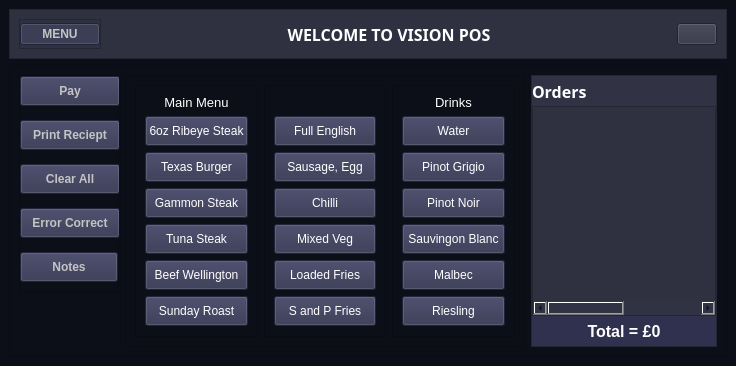
<?xml version="1.0" encoding="UTF-8"?>
<ui version="4.0">
 <class>MainWindow</class>
 <widget class="QMainWindow" name="MainWindow">
  <property name="geometry">
   <rect>
    <x>0</x>
    <y>0</y>
    <width>736</width>
    <height>366</height>
   </rect>
  </property>
  <property name="windowTitle">
   <string>MainWindow</string>
  </property>
  <property name="styleSheet">
   <string notr="true">background-color: rgb(12, 15, 24);</string>
  </property>
  <widget class="QWidget" name="centralwidget">
   <layout class="QVBoxLayout" name="verticalLayout">
    <item>
     <widget class="QFrame" name="Header">
      <property name="minimumSize">
       <size>
        <width>0</width>
        <height>50</height>
       </size>
      </property>
      <property name="maximumSize">
       <size>
        <width>16777215</width>
        <height>50</height>
       </size>
      </property>
      <property name="styleSheet">
       <string notr="true">background-color: rgb(47, 49, 65);
color: rgb(255, 255, 255);</string>
      </property>
      <property name="frameShape">
       <enum>QFrame::StyledPanel</enum>
      </property>
      <property name="frameShadow">
       <enum>QFrame::Raised</enum>
      </property>
      <layout class="QHBoxLayout" name="horizontalLayout_2">
       <item>
        <widget class="QFrame" name="frame">
         <property name="minimumSize">
          <size>
           <width>0</width>
           <height>30</height>
          </size>
         </property>
         <property name="maximumSize">
          <size>
           <width>16777215</width>
           <height>30</height>
          </size>
         </property>
         <property name="frameShape">
          <enum>QFrame::StyledPanel</enum>
         </property>
         <property name="frameShadow">
          <enum>QFrame::Raised</enum>
         </property>
         <layout class="QHBoxLayout" name="horizontalLayout_4">
          <property name="spacing">
           <number>0</number>
          </property>
          <property name="leftMargin">
           <number>0</number>
          </property>
          <property name="topMargin">
           <number>0</number>
          </property>
          <property name="rightMargin">
           <number>0</number>
          </property>
          <property name="bottomMargin">
           <number>0</number>
          </property>
          <item>
           <widget class="QPushButton" name="pushButton">
            <property name="font">
             <font>
              <weight>75</weight>
              <bold>true</bold>
             </font>
            </property>
            <property name="cursor">
             <cursorShape>PointingHandCursor</cursorShape>
            </property>
            <property name="styleSheet">
             <string notr="true">background-color: rgb(47, 49, 78);
color: rgb(196, 196, 196);</string>
            </property>
            <property name="text">
             <string>MENU</string>
            </property>
            <property name="icon">
             <iconset resource="newericons.qrc">
              <normaloff>:/newPrefix/feather/menu (2).svg</normaloff>:/newPrefix/feather/menu (2).svg</iconset>
            </property>
            <property name="iconSize">
             <size>
              <width>18</width>
              <height>18</height>
             </size>
            </property>
            <property name="checkable">
             <bool>true</bool>
            </property>
            <property name="checked">
             <bool>true</bool>
            </property>
           </widget>
          </item>
         </layout>
        </widget>
       </item>
       <item>
        <widget class="QLabel" name="label">
         <property name="sizePolicy">
          <sizepolicy hsizetype="Expanding" vsizetype="Expanding">
           <horstretch>0</horstretch>
           <verstretch>0</verstretch>
          </sizepolicy>
         </property>
         <property name="font">
          <font>
           <family>Dubai</family>
           <pointsize>12</pointsize>
           <weight>75</weight>
           <bold>true</bold>
          </font>
         </property>
         <property name="styleSheet">
          <string notr="true">color: rgb(255, 255, 255);</string>
         </property>
         <property name="text">
          <string>WELCOME TO VISION POS</string>
         </property>
         <property name="alignment">
          <set>Qt::AlignCenter</set>
         </property>
        </widget>
       </item>
       <item>
        <widget class="QPushButton" name="backButton">
         <property name="cursor">
          <cursorShape>PointingHandCursor</cursorShape>
         </property>
         <property name="text">
          <string/>
         </property>
         <property name="icon">
          <iconset resource="newericons.qrc">
           <normaloff>:/newPrefix/feather/external-link (2).svg</normaloff>:/newPrefix/feather/external-link (2).svg</iconset>
         </property>
         <property name="iconSize">
          <size>
           <width>20</width>
           <height>20</height>
          </size>
         </property>
        </widget>
       </item>
      </layout>
     </widget>
    </item>
    <item>
     <widget class="QFrame" name="Bigframe">
      <property name="sizePolicy">
       <sizepolicy hsizetype="Preferred" vsizetype="Expanding">
        <horstretch>0</horstretch>
        <verstretch>0</verstretch>
       </sizepolicy>
      </property>
      <property name="frameShape">
       <enum>QFrame::StyledPanel</enum>
      </property>
      <property name="frameShadow">
       <enum>QFrame::Raised</enum>
      </property>
      <layout class="QHBoxLayout" name="horizontalLayout">
       <item alignment="Qt::AlignLeft|Qt::AlignTop">
        <widget class="QFrame" name="frame_3">
         <property name="sizePolicy">
          <sizepolicy hsizetype="Fixed" vsizetype="Expanding">
           <horstretch>0</horstretch>
           <verstretch>0</verstretch>
          </sizepolicy>
         </property>
         <property name="minimumSize">
          <size>
           <width>100</width>
           <height>30</height>
          </size>
         </property>
         <property name="maximumSize">
          <size>
           <width>15551522</width>
           <height>15551522</height>
          </size>
         </property>
         <property name="styleSheet">
          <string notr="true"/>
         </property>
         <property name="frameShape">
          <enum>QFrame::StyledPanel</enum>
         </property>
         <property name="frameShadow">
          <enum>QFrame::Raised</enum>
         </property>
         <layout class="QVBoxLayout" name="verticalLayout_2">
          <property name="spacing">
           <number>14</number>
          </property>
          <property name="leftMargin">
           <number>0</number>
          </property>
          <property name="topMargin">
           <number>0</number>
          </property>
          <property name="rightMargin">
           <number>0</number>
          </property>
          <item>
           <widget class="QPushButton" name="payButton">
            <property name="minimumSize">
             <size>
              <width>100</width>
              <height>30</height>
             </size>
            </property>
            <property name="font">
             <font>
              <weight>75</weight>
              <bold>true</bold>
             </font>
            </property>
            <property name="cursor">
             <cursorShape>PointingHandCursor</cursorShape>
            </property>
            <property name="styleSheet">
             <string notr="true">background-color: rgb(47, 49, 78);
color: rgb(196, 196, 196);</string>
            </property>
            <property name="text">
             <string>Pay</string>
            </property>
            <property name="icon">
             <iconset resource="newericons.qrc">
              <normaloff>:/newPrefix/feather/dollar-sign (2).svg</normaloff>:/newPrefix/feather/dollar-sign (2).svg</iconset>
            </property>
            <property name="default">
             <bool>false</bool>
            </property>
            <property name="flat">
             <bool>false</bool>
            </property>
           </widget>
          </item>
          <item alignment="Qt::AlignTop">
           <widget class="QPushButton" name="printButton">
            <property name="minimumSize">
             <size>
              <width>100</width>
              <height>30</height>
             </size>
            </property>
            <property name="font">
             <font>
              <weight>75</weight>
              <bold>true</bold>
             </font>
            </property>
            <property name="cursor">
             <cursorShape>PointingHandCursor</cursorShape>
            </property>
            <property name="styleSheet">
             <string notr="true">background-color: rgb(47, 49, 78);
color: rgb(196, 196, 196);</string>
            </property>
            <property name="text">
             <string>Print Reciept</string>
            </property>
            <property name="icon">
             <iconset resource="newericons.qrc">
              <normaloff>:/newPrefix/feather/printer (2).svg</normaloff>:/newPrefix/feather/printer (2).svg</iconset>
            </property>
            <property name="autoDefault">
             <bool>true</bool>
            </property>
           </widget>
          </item>
          <item>
           <widget class="QPushButton" name="clearButton">
            <property name="minimumSize">
             <size>
              <width>100</width>
              <height>30</height>
             </size>
            </property>
            <property name="font">
             <font>
              <weight>75</weight>
              <bold>true</bold>
             </font>
            </property>
            <property name="cursor">
             <cursorShape>PointingHandCursor</cursorShape>
            </property>
            <property name="styleSheet">
             <string notr="true">background-color: rgb(47, 49, 78);
color: rgb(196, 196, 196);</string>
            </property>
            <property name="text">
             <string>Clear All</string>
            </property>
            <property name="icon">
             <iconset resource="newericons.qrc">
              <normaloff>:/newPrefix/feather/alert-triangle (2).svg</normaloff>:/newPrefix/feather/alert-triangle (2).svg</iconset>
            </property>
           </widget>
          </item>
          <item>
           <widget class="QPushButton" name="deleteButton">
            <property name="minimumSize">
             <size>
              <width>100</width>
              <height>30</height>
             </size>
            </property>
            <property name="font">
             <font>
              <weight>75</weight>
              <bold>true</bold>
             </font>
            </property>
            <property name="cursor">
             <cursorShape>PointingHandCursor</cursorShape>
            </property>
            <property name="styleSheet">
             <string notr="true">background-color: rgb(47, 49, 78);
color: rgb(196, 196, 196);</string>
            </property>
            <property name="text">
             <string>Error Correct</string>
            </property>
            <property name="icon">
             <iconset resource="newericons.qrc">
              <normaloff>:/newPrefix/feather/delete (2).svg</normaloff>:/newPrefix/feather/delete (2).svg</iconset>
            </property>
           </widget>
          </item>
          <item>
           <widget class="QPushButton" name="notesButton">
            <property name="sizePolicy">
             <sizepolicy hsizetype="Minimum" vsizetype="Preferred">
              <horstretch>0</horstretch>
              <verstretch>0</verstretch>
             </sizepolicy>
            </property>
            <property name="minimumSize">
             <size>
              <width>0</width>
              <height>30</height>
             </size>
            </property>
            <property name="font">
             <font>
              <weight>75</weight>
              <bold>true</bold>
             </font>
            </property>
            <property name="cursor">
             <cursorShape>PointingHandCursor</cursorShape>
            </property>
            <property name="styleSheet">
             <string notr="true">background-color: rgb(47, 49, 78);
color: rgb(196, 196, 196);</string>
            </property>
            <property name="text">
             <string>Notes</string>
            </property>
            <property name="icon">
             <iconset resource="newericons.qrc">
              <normaloff>:/newPrefix/feather/file-text (2).svg</normaloff>:/newPrefix/feather/file-text (2).svg</iconset>
            </property>
           </widget>
          </item>
         </layout>
        </widget>
       </item>
       <item>
        <widget class="QFrame" name="frame_4">
         <property name="sizePolicy">
          <sizepolicy hsizetype="Fixed" vsizetype="Preferred">
           <horstretch>0</horstretch>
           <verstretch>0</verstretch>
          </sizepolicy>
         </property>
         <property name="minimumSize">
          <size>
           <width>400</width>
           <height>0</height>
          </size>
         </property>
         <property name="maximumSize">
          <size>
           <width>400</width>
           <height>16777215</height>
          </size>
         </property>
         <property name="frameShape">
          <enum>QFrame::StyledPanel</enum>
         </property>
         <property name="frameShadow">
          <enum>QFrame::Raised</enum>
         </property>
         <layout class="QHBoxLayout" name="horizontalLayout_3">
          <item>
           <widget class="QFrame" name="frame_5">
            <property name="styleSheet">
             <string notr="true">color: rgb(255, 255, 255);
</string>
            </property>
            <property name="frameShape">
             <enum>QFrame::StyledPanel</enum>
            </property>
            <property name="frameShadow">
             <enum>QFrame::Raised</enum>
            </property>
            <layout class="QVBoxLayout" name="verticalLayout_5">
             <item>
              <widget class="QLabel" name="label_2">
               <property name="minimumSize">
                <size>
                 <width>0</width>
                 <height>10</height>
                </size>
               </property>
               <property name="maximumSize">
                <size>
                 <width>16777215</width>
                 <height>15</height>
                </size>
               </property>
               <property name="font">
                <font>
                 <pointsize>10</pointsize>
                </font>
               </property>
               <property name="text">
                <string>Main Menu</string>
               </property>
               <property name="alignment">
                <set>Qt::AlignCenter</set>
               </property>
              </widget>
             </item>
             <item>
              <widget class="QPushButton" name="push1">
               <property name="sizePolicy">
                <sizepolicy hsizetype="Minimum" vsizetype="Fixed">
                 <horstretch>0</horstretch>
                 <verstretch>0</verstretch>
                </sizepolicy>
               </property>
               <property name="minimumSize">
                <size>
                 <width>0</width>
                 <height>30</height>
                </size>
               </property>
               <property name="cursor">
                <cursorShape>PointingHandCursor</cursorShape>
               </property>
               <property name="styleSheet">
                <string notr="true">background-color: rgb(47, 49, 78);
</string>
               </property>
               <property name="text">
                <string>6oz Ribeye Steak</string>
               </property>
               <property name="checkable">
                <bool>false</bool>
               </property>
               <property name="checked">
                <bool>false</bool>
               </property>
              </widget>
             </item>
             <item>
              <widget class="QPushButton" name="push2">
               <property name="sizePolicy">
                <sizepolicy hsizetype="Minimum" vsizetype="Fixed">
                 <horstretch>0</horstretch>
                 <verstretch>0</verstretch>
                </sizepolicy>
               </property>
               <property name="minimumSize">
                <size>
                 <width>0</width>
                 <height>30</height>
                </size>
               </property>
               <property name="cursor">
                <cursorShape>PointingHandCursor</cursorShape>
               </property>
               <property name="styleSheet">
                <string notr="true">background-color: rgb(47, 49, 78);
</string>
               </property>
               <property name="text">
                <string>Texas Burger</string>
               </property>
              </widget>
             </item>
             <item>
              <widget class="QPushButton" name="push3">
               <property name="sizePolicy">
                <sizepolicy hsizetype="Minimum" vsizetype="Fixed">
                 <horstretch>0</horstretch>
                 <verstretch>0</verstretch>
                </sizepolicy>
               </property>
               <property name="minimumSize">
                <size>
                 <width>0</width>
                 <height>30</height>
                </size>
               </property>
               <property name="cursor">
                <cursorShape>PointingHandCursor</cursorShape>
               </property>
               <property name="styleSheet">
                <string notr="true">background-color: rgb(47, 49, 78);
</string>
               </property>
               <property name="text">
                <string>Gammon Steak</string>
               </property>
              </widget>
             </item>
             <item>
              <widget class="QPushButton" name="push4">
               <property name="sizePolicy">
                <sizepolicy hsizetype="Minimum" vsizetype="Fixed">
                 <horstretch>0</horstretch>
                 <verstretch>0</verstretch>
                </sizepolicy>
               </property>
               <property name="minimumSize">
                <size>
                 <width>0</width>
                 <height>30</height>
                </size>
               </property>
               <property name="cursor">
                <cursorShape>PointingHandCursor</cursorShape>
               </property>
               <property name="styleSheet">
                <string notr="true">background-color: rgb(47, 49, 78);
</string>
               </property>
               <property name="text">
                <string>Tuna Steak</string>
               </property>
              </widget>
             </item>
             <item>
              <widget class="QPushButton" name="push5">
               <property name="sizePolicy">
                <sizepolicy hsizetype="Minimum" vsizetype="Fixed">
                 <horstretch>0</horstretch>
                 <verstretch>0</verstretch>
                </sizepolicy>
               </property>
               <property name="minimumSize">
                <size>
                 <width>0</width>
                 <height>30</height>
                </size>
               </property>
               <property name="cursor">
                <cursorShape>PointingHandCursor</cursorShape>
               </property>
               <property name="styleSheet">
                <string notr="true">background-color: rgb(47, 49, 78);
</string>
               </property>
               <property name="text">
                <string>Beef Wellington</string>
               </property>
              </widget>
             </item>
             <item>
              <widget class="QPushButton" name="push6">
               <property name="sizePolicy">
                <sizepolicy hsizetype="Minimum" vsizetype="Fixed">
                 <horstretch>0</horstretch>
                 <verstretch>0</verstretch>
                </sizepolicy>
               </property>
               <property name="minimumSize">
                <size>
                 <width>0</width>
                 <height>30</height>
                </size>
               </property>
               <property name="cursor">
                <cursorShape>PointingHandCursor</cursorShape>
               </property>
               <property name="styleSheet">
                <string notr="true">background-color: rgb(47, 49, 78);
</string>
               </property>
               <property name="text">
                <string>Sunday Roast</string>
               </property>
              </widget>
             </item>
            </layout>
           </widget>
          </item>
          <item>
           <widget class="QFrame" name="frame_7">
            <property name="styleSheet">
             <string notr="true">color: rgb(255, 255, 255);</string>
            </property>
            <property name="frameShape">
             <enum>QFrame::StyledPanel</enum>
            </property>
            <property name="frameShadow">
             <enum>QFrame::Raised</enum>
            </property>
            <layout class="QVBoxLayout" name="verticalLayout_4">
             <item>
              <widget class="QLabel" name="label_4">
               <property name="maximumSize">
                <size>
                 <width>16777215</width>
                 <height>15</height>
                </size>
               </property>
               <property name="text">
                <string/>
               </property>
              </widget>
             </item>
             <item>
              <widget class="QPushButton" name="push7">
               <property name="minimumSize">
                <size>
                 <width>0</width>
                 <height>30</height>
                </size>
               </property>
               <property name="cursor">
                <cursorShape>PointingHandCursor</cursorShape>
               </property>
               <property name="styleSheet">
                <string notr="true">background-color: rgb(47, 49, 78);
</string>
               </property>
               <property name="text">
                <string>Full English</string>
               </property>
              </widget>
             </item>
             <item>
              <widget class="QPushButton" name="push8">
               <property name="minimumSize">
                <size>
                 <width>0</width>
                 <height>30</height>
                </size>
               </property>
               <property name="cursor">
                <cursorShape>PointingHandCursor</cursorShape>
               </property>
               <property name="styleSheet">
                <string notr="true">background-color: rgb(47, 49, 78);
</string>
               </property>
               <property name="text">
                <string>Sausage, Egg</string>
               </property>
              </widget>
             </item>
             <item>
              <widget class="QPushButton" name="push9">
               <property name="minimumSize">
                <size>
                 <width>0</width>
                 <height>30</height>
                </size>
               </property>
               <property name="cursor">
                <cursorShape>PointingHandCursor</cursorShape>
               </property>
               <property name="styleSheet">
                <string notr="true">background-color: rgb(47, 49, 78);
</string>
               </property>
               <property name="text">
                <string>Chilli</string>
               </property>
              </widget>
             </item>
             <item>
              <widget class="QPushButton" name="push10">
               <property name="minimumSize">
                <size>
                 <width>0</width>
                 <height>30</height>
                </size>
               </property>
               <property name="cursor">
                <cursorShape>PointingHandCursor</cursorShape>
               </property>
               <property name="styleSheet">
                <string notr="true">background-color: rgb(47, 49, 78);
</string>
               </property>
               <property name="text">
                <string>Mixed Veg</string>
               </property>
              </widget>
             </item>
             <item>
              <widget class="QPushButton" name="push11">
               <property name="minimumSize">
                <size>
                 <width>0</width>
                 <height>30</height>
                </size>
               </property>
               <property name="cursor">
                <cursorShape>PointingHandCursor</cursorShape>
               </property>
               <property name="styleSheet">
                <string notr="true">background-color: rgb(47, 49, 78);
</string>
               </property>
               <property name="text">
                <string>Loaded Fries</string>
               </property>
              </widget>
             </item>
             <item>
              <widget class="QPushButton" name="push12">
               <property name="minimumSize">
                <size>
                 <width>0</width>
                 <height>30</height>
                </size>
               </property>
               <property name="cursor">
                <cursorShape>PointingHandCursor</cursorShape>
               </property>
               <property name="styleSheet">
                <string notr="true">background-color: rgb(47, 49, 78);
</string>
               </property>
               <property name="text">
                <string>S and P Fries</string>
               </property>
              </widget>
             </item>
            </layout>
           </widget>
          </item>
          <item>
           <widget class="QFrame" name="frame_6">
            <property name="styleSheet">
             <string notr="true">color: rgb(255, 255, 255);</string>
            </property>
            <property name="frameShape">
             <enum>QFrame::StyledPanel</enum>
            </property>
            <property name="frameShadow">
             <enum>QFrame::Raised</enum>
            </property>
            <layout class="QVBoxLayout" name="verticalLayout_3">
             <item>
              <widget class="QLabel" name="label_3">
               <property name="maximumSize">
                <size>
                 <width>16777215</width>
                 <height>15</height>
                </size>
               </property>
               <property name="font">
                <font>
                 <pointsize>10</pointsize>
                </font>
               </property>
               <property name="text">
                <string>Drinks</string>
               </property>
               <property name="alignment">
                <set>Qt::AlignCenter</set>
               </property>
              </widget>
             </item>
             <item>
              <widget class="QPushButton" name="push13">
               <property name="minimumSize">
                <size>
                 <width>0</width>
                 <height>30</height>
                </size>
               </property>
               <property name="cursor">
                <cursorShape>PointingHandCursor</cursorShape>
               </property>
               <property name="styleSheet">
                <string notr="true">background-color: rgb(47, 49, 78);
</string>
               </property>
               <property name="text">
                <string>Water</string>
               </property>
              </widget>
             </item>
             <item>
              <widget class="QPushButton" name="push14">
               <property name="minimumSize">
                <size>
                 <width>0</width>
                 <height>30</height>
                </size>
               </property>
               <property name="cursor">
                <cursorShape>PointingHandCursor</cursorShape>
               </property>
               <property name="styleSheet">
                <string notr="true">background-color: rgb(47, 49, 78);
</string>
               </property>
               <property name="text">
                <string>Pinot Grigio</string>
               </property>
              </widget>
             </item>
             <item>
              <widget class="QPushButton" name="push15">
               <property name="minimumSize">
                <size>
                 <width>0</width>
                 <height>30</height>
                </size>
               </property>
               <property name="cursor">
                <cursorShape>PointingHandCursor</cursorShape>
               </property>
               <property name="styleSheet">
                <string notr="true">background-color: rgb(47, 49, 78);
</string>
               </property>
               <property name="text">
                <string>Pinot Noir</string>
               </property>
              </widget>
             </item>
             <item>
              <widget class="QPushButton" name="push16">
               <property name="minimumSize">
                <size>
                 <width>0</width>
                 <height>30</height>
                </size>
               </property>
               <property name="cursor">
                <cursorShape>PointingHandCursor</cursorShape>
               </property>
               <property name="styleSheet">
                <string notr="true">background-color: rgb(47, 49, 78);
</string>
               </property>
               <property name="text">
                <string>Sauvingon Blanc</string>
               </property>
              </widget>
             </item>
             <item>
              <widget class="QPushButton" name="push17">
               <property name="minimumSize">
                <size>
                 <width>0</width>
                 <height>30</height>
                </size>
               </property>
               <property name="cursor">
                <cursorShape>PointingHandCursor</cursorShape>
               </property>
               <property name="styleSheet">
                <string notr="true">background-color: rgb(47, 49, 78);
</string>
               </property>
               <property name="text">
                <string>Malbec</string>
               </property>
              </widget>
             </item>
             <item>
              <widget class="QPushButton" name="push18">
               <property name="minimumSize">
                <size>
                 <width>0</width>
                 <height>30</height>
                </size>
               </property>
               <property name="cursor">
                <cursorShape>PointingHandCursor</cursorShape>
               </property>
               <property name="styleSheet">
                <string notr="true">background-color: rgb(47, 49, 78);
</string>
               </property>
               <property name="text">
                <string>Riesling</string>
               </property>
              </widget>
             </item>
            </layout>
           </widget>
          </item>
         </layout>
        </widget>
       </item>
       <item>
        <widget class="QFrame" name="frame_8">
         <property name="styleSheet">
          <string notr="true">background-color: rgb(49, 50, 67);</string>
         </property>
         <property name="frameShape">
          <enum>QFrame::StyledPanel</enum>
         </property>
         <property name="frameShadow">
          <enum>QFrame::Raised</enum>
         </property>
         <layout class="QVBoxLayout" name="verticalLayout_6">
          <property name="spacing">
           <number>0</number>
          </property>
          <property name="leftMargin">
           <number>0</number>
          </property>
          <property name="topMargin">
           <number>0</number>
          </property>
          <property name="rightMargin">
           <number>0</number>
          </property>
          <property name="bottomMargin">
           <number>0</number>
          </property>
          <item>
           <widget class="QLabel" name="label_5">
            <property name="minimumSize">
             <size>
              <width>0</width>
              <height>30</height>
             </size>
            </property>
            <property name="font">
             <font>
              <family>Dubai</family>
              <pointsize>12</pointsize>
              <weight>75</weight>
              <bold>true</bold>
             </font>
            </property>
            <property name="styleSheet">
             <string notr="true">color: rgb(255, 255, 255);</string>
            </property>
            <property name="text">
             <string>Orders</string>
            </property>
           </widget>
          </item>
          <item>
           <widget class="QTableWidget" name="OrderTable">
            <property name="styleSheet">
             <string notr="true">color: rgb(255, 255, 255);
background-color: rgb(47, 49, 65);
alternate-background-color: rgb(47, 49, 70);
</string>
            </property>
            <property name="horizontalScrollBarPolicy">
             <enum>Qt::ScrollBarAsNeeded</enum>
            </property>
            <property name="editTriggers">
             <set>QAbstractItemView::NoEditTriggers</set>
            </property>
            <property name="alternatingRowColors">
             <bool>true</bool>
            </property>
            <property name="showGrid">
             <bool>true</bool>
            </property>
            <property name="cornerButtonEnabled">
             <bool>false</bool>
            </property>
            <attribute name="horizontalHeaderVisible">
             <bool>false</bool>
            </attribute>
            <attribute name="verticalHeaderVisible">
             <bool>false</bool>
            </attribute>
            <column>
             <property name="text">
              <string>New Column</string>
             </property>
             <property name="background">
              <color>
               <red>255</red>
               <green>255</green>
               <blue>255</blue>
              </color>
             </property>
             <property name="foreground">
              <brush brushstyle="NoBrush">
               <color alpha="255">
                <red>0</red>
                <green>0</green>
                <blue>0</blue>
               </color>
              </brush>
             </property>
            </column>
            <column>
             <property name="text">
              <string>Notes Column</string>
             </property>
            </column>
           </widget>
          </item>
          <item>
           <widget class="QLabel" name="PriceLabel">
            <property name="minimumSize">
             <size>
              <width>0</width>
              <height>30</height>
             </size>
            </property>
            <property name="font">
             <font>
              <family>Arial</family>
              <pointsize>12</pointsize>
              <weight>75</weight>
              <bold>true</bold>
             </font>
            </property>
            <property name="styleSheet">
             <string notr="true">background-color: rgb(47, 49, 78);
color: rgb(255, 255, 255);</string>
            </property>
            <property name="text">
             <string>Total = £0</string>
            </property>
            <property name="alignment">
             <set>Qt::AlignCenter</set>
            </property>
           </widget>
          </item>
         </layout>
        </widget>
       </item>
      </layout>
     </widget>
    </item>
   </layout>
  </widget>
 </widget>
 <resources>
  <include location="newericons.qrc"/>
 </resources>
 <connections>
  <connection>
   <sender>pushButton</sender>
   <signal>toggled(bool)</signal>
   <receiver>frame_3</receiver>
   <slot>setVisible(bool)</slot>
   <hints>
    <hint type="sourcelabel">
     <x>44</x>
     <y>29</y>
    </hint>
    <hint type="destinationlabel">
     <x>56</x>
     <y>67</y>
    </hint>
   </hints>
  </connection>
 </connections>
</ui>
